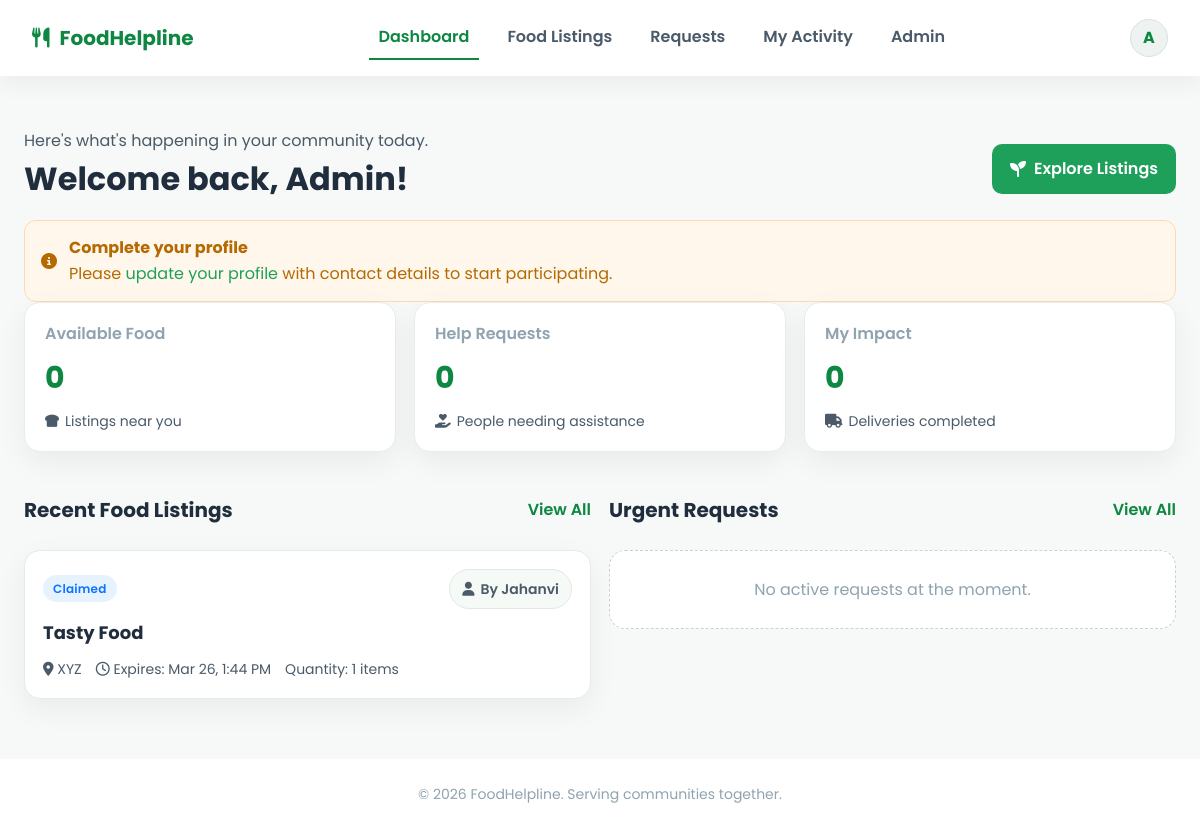
/dashboard.php (signed in), run on the app's committed database.
### tables this page shows
CREATE TABLE IF NOT EXISTS `users` (
  `id` int NOT NULL AUTO_INCREMENT,
  `name` varchar(100) DEFAULT NULL,
  `email` varchar(100) DEFAULT NULL,
  `phone` varchar(15) DEFAULT NULL,
  `address` varchar(255) DEFAULT NULL,
  `organization` varchar(255) DEFAULT NULL,
  `password` varchar(255) DEFAULT NULL,
  `role` enum('admin','donor','receiver','volunteer') DEFAULT NULL,
  `profile_completed` tinyint(1) NOT NULL DEFAULT '0',
  `status` tinyint DEFAULT '1',
  `created_at` timestamp NULL DEFAULT CURRENT_TIMESTAMP,
  PRIMARY KEY (`id`),
  UNIQUE KEY `email` (`email`)
);

CREATE TABLE IF NOT EXISTS `food_listings` (
  `id` int NOT NULL AUTO_INCREMENT,
  `user_id` int NOT NULL,
  `title` varchar(255) NOT NULL,
  `description` text,
  `quantity` int DEFAULT '1',
  `unit` varchar(50) DEFAULT 'items',
  `location` varchar(255) NOT NULL,
  `expires_at` datetime DEFAULT NULL,
  `status` enum('available','claimed','completed','expired') DEFAULT 'available',
  `claimed_by` int DEFAULT NULL,
  `volunteer_id` int DEFAULT NULL,
  `created_at` timestamp NULL DEFAULT CURRENT_TIMESTAMP,
  PRIMARY KEY (`id`),
  KEY `user_id` (`user_id`),
  KEY `claimed_by` (`claimed_by`),
  KEY `volunteer_id` (`volunteer_id`)
);

### includes/helpers.php (called while the page is built, shortened)
<?php
function safe($value) {
    return htmlspecialchars($value ?? '', ENT_QUOTES, 'UTF-8');
}
function formatDate($dateString, $format = 'M j, Y') {
    return date($format, strtotime($dateString));
}
function fetchStats(PDO $conn, array $user): array {
    $stats = [
        'available_food' => 0,
        'open_requests'  => 0,
        'my_impact'      => 0
    ];
    $stats['available_food'] = (int)$conn->query("SELECT COUNT(*) FROM food_listings WHERE status = 'available'")->fetchColumn();
    $stats['open_requests']  = (int)$conn->query("SELECT COUNT(*) FROM assistance_requests WHERE status IN ('open','picked_up')")->fetchColumn();
    return $stats;
}
function fetchRecentListings(PDO $conn, int $limit = 5) {
    $stmt = $conn->prepare("SELECT fl.*, u.name AS donor_name FROM food_listings fl
        JOIN users u ON u.id = fl.user_id
        ORDER BY fl.created_at DESC
        LIMIT ?");
    $stmt->bindValue(1, $limit, PDO::PARAM_INT);
    $stmt->execute();
    return $stmt->fetchAll(PDO::FETCH_ASSOC);
}
function fetchUrgentRequests(PDO $conn, int $limit = 5) {
    $stmt = $conn->prepare("SELECT ar.*, u.name AS requester_name FROM assistance_requests ar
        JOIN users u ON u.id = ar.requester_id
        WHERE ar.status IN ('open','picked_up')
        ORDER BY COALESCE(ar.needed_by, ar.created_at) ASC
        LIMIT ?");
    $stmt->bindValue(1, $limit, PDO::PARAM_INT);
    $stmt->execute();
    return $stmt->fetchAll(PDO::FETCH_ASSOC);
}
function statusBadge(string $status): array {
    $map = [
        'available'  => ['label' => 'Available', 'class' => 'badge green'],
        'claimed'    => ['label' => 'Claimed', 'class' => 'badge blue'],
        'completed'  => ['label' => 'Completed', 'class' => 'badge gray'],
        'expired'    => ['label' => 'Expired', 'class' => 'badge gray'],
        'open'       => ['label' => 'Open', 'class' => 'badge blue'],
        'picked_up'  => ['label' => 'Picked Up', 'class' => 'badge amber'],
        'delivered'  => ['label' => 'Delivered', 'class' => 'badge green'],
        'closed'     => ['label' => 'Closed', 'class' => 'badge gray'],
    ];
    return $map[$status] ?? ['label' => ucfirst($status), 'class' => 'badge gray'];
}

### dashboard.php (the view, shortened to what this page needs)
<?php
$active = "dashboard";
include("includes/header.php");
include("includes/helpers.php");
$stats = fetchStats($conn, $currentUser);
$recentListings = fetchRecentListings($conn, 4);
$urgentRequests = fetchUrgentRequests($conn, 3);
$profileIncomplete = empty($currentUser['profile_completed']);
?>
<section class="page">
    <div class="section-head" style="margin-bottom:8px;">
        <div>
            <p class="lead" style="margin:0;">Here's what's happening in your community today.</p>
            <h1>Welcome back, <?php echo safe($currentUser['name']); ?>!</h1>
        </div>
        <div class="cta">
            <?php if ($currentUser['role'] === 'donor'): ?>
                <a class="btn primary" href="food_listings.php#donate"><i class="fas fa-plus"></i> Donate Food</a>
            <?php elseif ($currentUser['role'] === 'volunteer'): ?>
                <a class="btn primary" href="activity.php"><i class="fas fa-route"></i> View Tasks</a>
            <?php else: ?>
                <a class="btn primary" href="food_listings.php"><i class="fas fa-seedling"></i> Explore Listings</a>
            <?php endif; ?>
        </div>
    </div>
    <?php if ($profileIncomplete): ?>
        <div class="alert" style="margin-top:10px;">
            <i class="fas fa-info-circle"></i>
            <div>
                <strong>Complete your profile</strong><br>
                Please <a href="profile.php">update your profile</a> with contact details to start participating.
            </div>
        </div>
    <?php endif; ?>
    <div class="grid stats">
        <div class="card stat-card">
            <div class="label">Available Food</div>
            <div class="value"><?php echo $stats['available_food']; ?></div>
            <div class="meta"><i class="fas fa-bread-slice"></i> Listings near you</div>
        </div>
        <div class="card stat-card">
            <div class="label">Help Requests</div>
            <div class="value"><?php echo $stats['open_requests']; ?></div>
            <div class="meta"><i class="fas fa-hand-holding-heart"></i> People needing assistance</div>
        </div>
        <div class="card stat-card">
            <div class="label">My Impact</div>
            <div class="value"><?php echo $stats['my_impact']; ?></div>
            <div class="meta"><i class="fas fa-truck"></i> Deliveries completed</div>
        </div>
    </div>
    <div class="grid two">
        <div>
            <div class="section-head">
                <h3>Recent Food Listings</h3>
                <a href="food_listings.php">View All</a>
            </div>
            <?php if (count($recentListings) === 0): ?>
                <div class="empty">No active listings at the moment.</div>
            <?php else: ?>
                <div class="grid cards">
                    <?php foreach ($recentListings as $listing): ?>
                        <?php $badge = statusBadge($listing['status']); ?>
                        <div class="listing-card">
                            <div class="meta" style="justify-content: space-between;">
                                <span class="<?php echo $badge['class']; ?>"><?php echo $badge['label']; ?></span>
                                <span class="pill"><i class="fas fa-user"></i> By <?php echo safe($listing['donor_name']); ?></span>
                            </div>
                            <h4><?php echo safe($listing['title']); ?></h4>
                            <div class="meta">
                                <span><i class="fas fa-map-marker-alt"></i> <?php echo safe($listing['location']); ?></span>
                                <span><i class="far fa-clock"></i> Expires: <?php echo formatDate($listing['expires_at'], 'M j, g:i A'); ?></span>
                                <span>Quantity: <?php echo (int)$listing['quantity'] . ' ' . safe($listing['unit']); ?></span>
                            </div>
                        </div>
                    <?php endforeach; ?>
                </div>
            <?php endif; ?>
        </div>
        <div>
            <div class="section-head">
                <h3>Urgent Requests</h3>
                <a href="requests.php">View All</a>
            </div>
            <?php if (count($urgentRequests) === 0): ?>
                <div class="empty">No active requests at the moment.</div>
            <?php endif; ?>
        </div>
    </div>
</section>
<?php include("includes/footer.php"); ?>

### includes/header.php (shortened to what this page needs)
<?php
include_once __DIR__ . '/db.php';
$active = $active ?? '';
$userStmt = $conn->prepare("SELECT * FROM users WHERE id = ? LIMIT 1");
$userStmt->execute([$_SESSION['user_id']]);
$currentUser = $userStmt->fetch(PDO::FETCH_ASSOC);
$firstInitial = strtoupper(substr($currentUser['name'], 0, 1));
?>
<!DOCTYPE html>
<html lang="en">
<head>
    <link rel="stylesheet" href="https://cdnjs.cloudflare.com/ajax/libs/font-awesome/6.4.2/css/all.min.css">
    <link rel="stylesheet" href="<?php echo BASE_URL; ?>assets/css/style.css">
</head>
<body class="app-body">
<header class="app-nav">
    <div class="brand">
        <a href="<?php echo BASE_URL; ?>dashboard.php">
            <i class="fas fa-utensils"></i>
            <span>FoodHelpline</span>
        </a>
    </div>
    <nav class="nav-links">
        <a class="<?php echo $active === 'dashboard' ? 'active' : ''; ?>" href="<?php echo BASE_URL; ?>dashboard.php">Dashboard</a>
        <a class="<?php echo $active === 'listings' ? 'active' : ''; ?>" href="<?php echo BASE_URL; ?>food_listings.php">Food Listings</a>
        <a class="<?php echo $active === 'requests' ? 'active' : ''; ?>" href="<?php echo BASE_URL; ?>requests.php">Requests</a>
        <a class="<?php echo $active === 'activity' ? 'active' : ''; ?>" href="<?php echo BASE_URL; ?>activity.php">My Activity</a>
        <?php if ($currentUser['role'] === 'admin'): ?>
            <a class="<?php echo $active === 'admin' ? 'active' : ''; ?>" href="<?php echo BASE_URL; ?>admin/dashboard.php">Admin</a>
        <?php endif; ?>
    </nav>
    <div class="nav-cta">
        <div class="avatar" data-dropdown="user-menu">
            <?php echo htmlspecialchars($firstInitial); ?>
        </div>
    </div>
</header>
<main>

### assets/css/style.css (style rules this page uses)
:root { --green: #1fa05a; --green-dark: #0d8741; --yellow: #f4ad22; --red: #d94141; --gray-900: #1f2d3d; --gray-700: #4a5a68; --gray-500: #8fa3b0; --gray-300: #dce5eb; --gray-100: #f7f9f8; --card-shadow: 0 10px 30px rgba(0, 0, 0, 0.06); font-family: "Poppins", system-ui, -apple-system, sans-serif; }
* { box-sizing: border-box; margin: 0; padding: 0; }
body { background: var(--gray-100); color: var(--gray-900); line-height: 1.6; }
a { color: var(--green); text-decoration: none; }
.btn { display: inline-flex; align-items: center; gap: 8px; border: none; border-radius: 10px; padding: 12px 18px; font-weight: 600; cursor: pointer; transition: all 0.2s ease; text-decoration: none; }
.btn.primary { background: var(--green); color: #fff; }
.badge { display: inline-flex; align-items: center; padding: 4px 10px; border-radius: 20px; font-size: 12px; font-weight: 600; letter-spacing: 0.2px; }
.badge.blue { background: #e7f2ff; color: #0c75ff; }
.app-body { min-height: 100vh; }
.app-nav { position: sticky; top: 0; z-index: 50; background: #fff; display: flex; align-items: center; justify-content: space-between; padding: 16px 32px; box-shadow: 0 8px 22px rgba(0, 0, 0, 0.05); }
.brand a { display: inline-flex; align-items: center; gap: 10px; font-size: 20px; font-weight: 700; color: var(--green-dark); }
.nav-links { display: flex; gap: 18px; }
.nav-links a { color: var(--gray-700); font-weight: 600; padding: 8px 10px; border-bottom: 2px solid transparent; }
.nav-links a.active { color: var(--green-dark); border-color: var(--green-dark); }
.nav-cta { display: flex; align-items: center; gap: 12px; position: relative; }
.avatar { width: 38px; height: 38px; border-radius: 50%; background: #eef3f1; color: var(--green-dark); display: grid; place-items: center; font-weight: 700; cursor: pointer; border: 1px solid #d7e3dd; }
.page { max-width: 1200px; margin: 0 auto; padding: 32px 24px 60px; }
.page h1 { font-size: 32px; margin-bottom: 6px; }
.page p.lead { color: var(--gray-700); margin-bottom: 20px; }
.grid { display: grid; gap: 18px; }
.grid.stats { grid-template-columns: repeat(auto-fit, minmax(220px, 1fr)); margin-bottom: 22px; }
.grid.two { grid-template-columns: repeat(auto-fit, minmax(320px, 1fr)); }
.grid.cards { grid-template-columns: repeat(auto-fit, minmax(280px, 1fr)); }
.card { background: #fff; border: 1px solid #e7ecec; border-radius: 16px; padding: 18px 20px; box-shadow: var(--card-shadow); }
.stat-card { display: flex; flex-direction: column; gap: 8px; }
.stat-card .label { color: var(--gray-500); font-weight: 600; }
.stat-card .value { font-size: 30px; font-weight: 700; color: var(--green-dark); }
.stat-card .meta { display: flex; align-items: center; gap: 6px; color: var(--gray-700); font-size: 14px; }
.alert { border: 1px solid #ffd9b0; background: #fff7eb; color: #b46a00; border-radius: 12px; padding: 14px 16px; display: flex; align-items: center; gap: 12px; }
.section-head { display: flex; justify-content: space-between; align-items: center; margin: 20px 0 12px; }
.section-head h3 { font-size: 20px; }
.section-head a { font-weight: 600; color: var(--green-dark); }
.listing-card, .request-card { display: grid; gap: 10px; background: #fff; border: 1px solid #e5ebea; border-radius: 16px; padding: 18px; box-shadow: var(--card-shadow); }
.listing-card h4, .request-card h4 { font-size: 18px; }
.listing-card .meta, .request-card .meta { color: var(--gray-700); font-size: 14px; display: flex; gap: 14px; align-items: center; flex-wrap: wrap; }
.pill { display: inline-flex; align-items: center; gap: 6px; padding: 8px 12px; border-radius: 999px; border: 1px solid #e0e8e5; background: #f6faf7; color: var(--gray-700); font-weight: 600; font-size: 14px; }
.empty { border: 1.5px dashed #c7d4d0; border-radius: 16px; padding: 26px; text-align: center; color: var(--gray-500); background: #fff; }
.section-head { display: flex; justify-content: space-between; align-items: center; margin-bottom: 24px; }
.cards { display: grid; grid-template-columns: repeat(auto-fit, minmax(240px, 1fr)); gap: 28px; }

### data on the page
users: name "A", name "Admin"
food_listings: status "Claimed", user.name "Jahanvi", title "Tasty Food", location "XYZ", expires_at "Mar 26, 1:44 PM", quantity "1", unit "items"

### other printed values
$stats['available_food'] "0"
$stats['open_requests'] "0"
$stats['my_impact'] "0"
